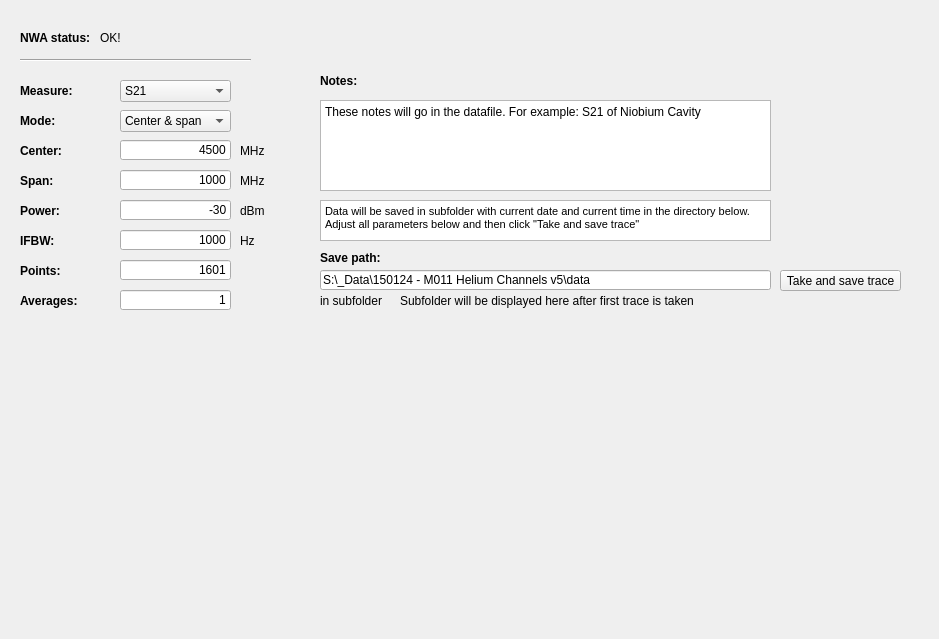
    <widget class="QWidget" name="tab_nwa">
     <attribute name="title">
      <string>NWA basics</string>
     </attribute>
     <widget class="QLineEdit" name="lineEdit_nwa_savepath">
      <property name="geometry">
       <rect>
        <x>320</x>
        <y>270</y>
        <width>451</width>
        <height>20</height>
       </rect>
      </property>
      <property name="text">
       <string>S:\_Data\150124 - M011 Helium Channels v5\data</string>
      </property>
     </widget>
     <widget class="QLabel" name="label_31">
      <property name="geometry">
       <rect>
        <x>20</x>
        <y>30</y>
        <width>91</width>
        <height>16</height>
       </rect>
      </property>
      <property name="font">
       <font>
        <weight>75</weight>
        <bold>true</bold>
       </font>
      </property>
      <property name="text">
       <string>NWA status: </string>
      </property>
     </widget>
     <widget class="QLabel" name="label_32">
      <property name="geometry">
       <rect>
        <x>320</x>
        <y>250</y>
        <width>121</width>
        <height>16</height>
       </rect>
      </property>
      <property name="font">
       <font>
        <weight>75</weight>
        <bold>true</bold>
       </font>
      </property>
      <property name="text">
       <string>Save path: </string>
      </property>
     </widget>
     <widget class="QPushButton" name="pushButton_nwa_takesave">
      <property name="geometry">
       <rect>
        <x>780</x>
        <y>270</y>
        <width>121</width>
        <height>21</height>
       </rect>
      </property>
      <property name="text">
       <string>Take and save trace</string>
      </property>
     </widget>
     <widget class="CurveWidget" name="curvewidget_nwa">
      <property name="geometry">
       <rect>
        <x>30</x>
        <y>330</y>
        <width>900</width>
        <height>300</height>
       </rect>
      </property>
      <property name="orientation">
       <enum>Qt::Horizontal</enum>
      </property>
     </widget>
     <widget class="QLabel" name="label_nwa_status">
      <property name="geometry">
       <rect>
        <x>100</x>
        <y>30</y>
        <width>151</width>
        <height>16</height>
       </rect>
      </property>
      <property name="font">
       <font>
        <weight>50</weight>
        <bold>false</bold>
       </font>
      </property>
      <property name="text">
       <string>OK!</string>
      </property>
     </widget>
     <widget class="QLabel" name="label_nwa_save_name">
      <property name="geometry">
       <rect>
        <x>400</x>
        <y>290</y>
        <width>321</width>
        <height>21</height>
       </rect>
      </property>
      <property name="font">
       <font>
        <weight>50</weight>
        <bold>false</bold>
       </font>
      </property>
      <property name="text">
       <string>Subfolder will be displayed here after first trace is taken</string>
      </property>
     </widget>
     <widget class="QLineEdit" name="lineEdit_nwa_center_or_start">
      <property name="geometry">
       <rect>
        <x>120</x>
        <y>140</y>
        <width>111</width>
        <height>20</height>
       </rect>
      </property>
      <property name="inputMask">
       <string/>
      </property>
      <property name="text">
       <string>4500</string>
      </property>
      <property name="alignment">
       <set>Qt::AlignRight|Qt::AlignTrailing|Qt::AlignVCenter</set>
      </property>
     </widget>
     <widget class="QComboBox" name="comboBox_nwa_mode">
      <property name="geometry">
       <rect>
        <x>120</x>
        <y>110</y>
        <width>111</width>
        <height>22</height>
       </rect>
      </property>
      <item>
       <property name="text">
        <string>Center &amp; span</string>
       </property>
      </item>
      <item>
       <property name="text">
        <string>Start &amp; stop</string>
       </property>
      </item>
     </widget>
     <widget class="QLabel" name="label_nwa_mode">
      <property name="geometry">
       <rect>
        <x>20</x>
        <y>110</y>
        <width>91</width>
        <height>21</height>
       </rect>
      </property>
      <property name="font">
       <font>
        <weight>75</weight>
        <bold>true</bold>
       </font>
      </property>
      <property name="text">
       <string>Mode:</string>
      </property>
     </widget>
     <widget class="QLabel" name="label_nwa_center_or_start">
      <property name="geometry">
       <rect>
        <x>20</x>
        <y>140</y>
        <width>91</width>
        <height>21</height>
       </rect>
      </property>
      <property name="font">
       <font>
        <weight>75</weight>
        <bold>true</bold>
       </font>
      </property>
      <property name="text">
       <string>Center:</string>
      </property>
     </widget>
     <widget class="QLabel" name="label_nwa_span_or_stop">
      <property name="geometry">
       <rect>
        <x>20</x>
        <y>170</y>
        <width>91</width>
        <height>21</height>
       </rect>
      </property>
      <property name="font">
       <font>
        <weight>75</weight>
        <bold>true</bold>
       </font>
      </property>
      <property name="text">
       <string>Span: </string>
      </property>
     </widget>
     <widget class="QLineEdit" name="lineEdit_nwa_span_or_stop">
      <property name="geometry">
       <rect>
        <x>120</x>
        <y>170</y>
        <width>111</width>
        <height>20</height>
       </rect>
      </property>
      <property name="inputMask">
       <string/>
      </property>
      <property name="text">
       <string>1000</string>
      </property>
      <property name="alignment">
       <set>Qt::AlignRight|Qt::AlignTrailing|Qt::AlignVCenter</set>
      </property>
     </widget>
     <widget class="QLabel" name="label_nwa_power">
      <property name="geometry">
       <rect>
        <x>20</x>
        <y>200</y>
        <width>91</width>
        <height>21</height>
       </rect>
      </property>
      <property name="font">
       <font>
        <weight>75</weight>
        <bold>true</bold>
       </font>
      </property>
      <property name="text">
       <string>Power:</string>
      </property>
     </widget>
     <widget class="QLabel" name="label_nwa_ifbw">
      <property name="geometry">
       <rect>
        <x>20</x>
        <y>230</y>
        <width>91</width>
        <height>21</height>
       </rect>
      </property>
      <property name="font">
       <font>
        <weight>75</weight>
        <bold>true</bold>
       </font>
      </property>
      <property name="text">
       <string>IFBW:</string>
      </property>
     </widget>
     <widget class="QLineEdit" name="lineEdit_nwa_power">
      <property name="geometry">
       <rect>
        <x>120</x>
        <y>200</y>
        <width>111</width>
        <height>20</height>
       </rect>
      </property>
      <property name="inputMask">
       <string/>
      </property>
      <property name="text">
       <string>-30</string>
      </property>
      <property name="alignment">
       <set>Qt::AlignRight|Qt::AlignTrailing|Qt::AlignVCenter</set>
      </property>
     </widget>
     <widget class="QLineEdit" name="lineEdit_nwa_ifbw">
      <property name="geometry">
       <rect>
        <x>120</x>
        <y>230</y>
        <width>111</width>
        <height>20</height>
       </rect>
      </property>
      <property name="inputMask">
       <string/>
      </property>
      <property name="text">
       <string>1000</string>
      </property>
      <property name="alignment">
       <set>Qt::AlignRight|Qt::AlignTrailing|Qt::AlignVCenter</set>
      </property>
     </widget>
     <widget class="QLabel" name="label_bncrf_frequency_11">
      <property name="geometry">
       <rect>
        <x>240</x>
        <y>170</y>
        <width>81</width>
        <height>21</height>
       </rect>
      </property>
      <property name="font">
       <font>
        <weight>50</weight>
        <bold>false</bold>
       </font>
      </property>
      <property name="text">
       <string>MHz</string>
      </property>
     </widget>
     <widget class="QLabel" name="label_bncrf_frequency_12">
      <property name="geometry">
       <rect>
        <x>240</x>
        <y>200</y>
        <width>81</width>
        <height>21</height>
       </rect>
      </property>
      <property name="font">
       <font>
        <weight>50</weight>
        <bold>false</bold>
       </font>
      </property>
      <property name="text">
       <string>dBm</string>
      </property>
     </widget>
     <widget class="QLabel" name="label_bncrf_frequency_13">
      <property name="geometry">
       <rect>
        <x>240</x>
        <y>230</y>
        <width>81</width>
        <height>21</height>
       </rect>
      </property>
      <property name="font">
       <font>
        <weight>50</weight>
        <bold>false</bold>
       </font>
      </property>
      <property name="text">
       <string>Hz</string>
      </property>
     </widget>
     <widget class="QLabel" name="label_nwa_points">
      <property name="geometry">
       <rect>
        <x>20</x>
        <y>260</y>
        <width>91</width>
        <height>21</height>
       </rect>
      </property>
      <property name="font">
       <font>
        <weight>75</weight>
        <bold>true</bold>
       </font>
      </property>
      <property name="text">
       <string>Points:</string>
      </property>
     </widget>
     <widget class="QLineEdit" name="lineEdit_nwa_points">
      <property name="geometry">
       <rect>
        <x>120</x>
        <y>260</y>
        <width>111</width>
        <height>20</height>
       </rect>
      </property>
      <property name="inputMask">
       <string/>
      </property>
      <property name="text">
       <string>1601</string>
      </property>
      <property name="alignment">
       <set>Qt::AlignRight|Qt::AlignTrailing|Qt::AlignVCenter</set>
      </property>
     </widget>
     <widget class="QLabel" name="label_bncrf_frequency_14">
      <property name="geometry">
       <rect>
        <x>240</x>
        <y>140</y>
        <width>81</width>
        <height>21</height>
       </rect>
      </property>
      <property name="font">
       <font>
        <weight>50</weight>
        <bold>false</bold>
       </font>
      </property>
      <property name="text">
       <string>MHz</string>
      </property>
     </widget>
     <widget class="QLabel" name="label_nwa_avgs">
      <property name="geometry">
       <rect>
        <x>20</x>
        <y>290</y>
        <width>91</width>
        <height>21</height>
       </rect>
      </property>
      <property name="font">
       <font>
        <weight>75</weight>
        <bold>true</bold>
       </font>
      </property>
      <property name="text">
       <string>Averages:</string>
      </property>
     </widget>
     <widget class="QLineEdit" name="lineEdit_nwa_avgs">
      <property name="geometry">
       <rect>
        <x>120</x>
        <y>290</y>
        <width>111</width>
        <height>20</height>
       </rect>
      </property>
      <property name="inputMask">
       <string/>
      </property>
      <property name="text">
       <string>1</string>
      </property>
      <property name="alignment">
       <set>Qt::AlignRight|Qt::AlignTrailing|Qt::AlignVCenter</set>
      </property>
     </widget>
     <widget class="QLabel" name="label_nwa_measure">
      <property name="geometry">
       <rect>
        <x>20</x>
        <y>80</y>
        <width>91</width>
        <height>21</height>
       </rect>
      </property>
      <property name="font">
       <font>
        <weight>75</weight>
        <bold>true</bold>
       </font>
      </property>
      <property name="text">
       <string>Measure:</string>
      </property>
     </widget>
     <widget class="QComboBox" name="comboBox_nwa_measure">
      <property name="geometry">
       <rect>
        <x>120</x>
        <y>80</y>
        <width>111</width>
        <height>22</height>
       </rect>
      </property>
      <item>
       <property name="text">
        <string>S21</string>
       </property>
      </item>
      <item>
       <property name="text">
        <string>S11</string>
       </property>
      </item>
      <item>
       <property name="text">
        <string>S12</string>
       </property>
      </item>
      <item>
       <property name="text">
        <string>S22</string>
       </property>
      </item>
     </widget>
     <widget class="Line" name="line_4">
      <property name="geometry">
       <rect>
        <x>20</x>
        <y>50</y>
        <width>231</width>
        <height>20</height>
       </rect>
      </property>
      <property name="orientation">
       <enum>Qt::Horizontal</enum>
      </property>
     </widget>
     <widget class="QTextEdit" name="textEdit_nwa">
      <property name="geometry">
       <rect>
        <x>320</x>
        <y>200</y>
        <width>451</width>
        <height>41</height>
       </rect>
      </property>
      <property name="readOnly">
       <bool>true</bool>
      </property>
      <property name="html">
       <string>&lt;!DOCTYPE HTML PUBLIC &quot;-//W3C//DTD HTML 4.0//EN&quot; &quot;http://www.w3.org/TR/REC-html40/strict.dtd&quot;&gt;
&lt;html&gt;&lt;head&gt;&lt;meta name=&quot;qrichtext&quot; content=&quot;1&quot; /&gt;&lt;style type=&quot;text/css&quot;&gt;
p, li { white-space: pre-wrap; }
&lt;/style&gt;&lt;/head&gt;&lt;body style=&quot; font-family:'MS Shell Dlg 2'; font-size:8.25pt; font-weight:400; font-style:normal;&quot;&gt;
&lt;p style=&quot; margin-top:0px; margin-bottom:0px; margin-left:0px; margin-right:0px; -qt-block-indent:0; text-indent:0px;&quot;&gt;&lt;span style=&quot; font-size:8pt;&quot;&gt;Data will be saved in subfolder with current date and current time in the directory below. Adjust all parameters below and then click &amp;quot;Take and save trace&amp;quot;&lt;/span&gt;&lt;/p&gt;&lt;/body&gt;&lt;/html&gt;</string>
      </property>
     </widget>
     <widget class="QLabel" name="label_39">
      <property name="geometry">
       <rect>
        <x>320</x>
        <y>290</y>
        <width>121</width>
        <height>21</height>
       </rect>
      </property>
      <property name="font">
       <font>
        <weight>50</weight>
        <bold>false</bold>
       </font>
      </property>
      <property name="text">
       <string>in subfolder</string>
      </property>
     </widget>
     <widget class="QPlainTextEdit" name="plainTextEdit_nwa_notes">
      <property name="geometry">
       <rect>
        <x>320</x>
        <y>100</y>
        <width>451</width>
        <height>91</height>
       </rect>
      </property>
      <property name="plainText">
       <string>These notes will go in the datafile. For example: S21 of Niobium Cavity</string>
      </property>
     </widget>
     <widget class="QLabel" name="label_nwa_measure_2">
      <property name="geometry">
       <rect>
        <x>320</x>
        <y>70</y>
        <width>91</width>
        <height>21</height>
       </rect>
      </property>
      <property name="font">
       <font>
        <weight>75</weight>
        <bold>true</bold>
       </font>
      </property>
      <property name="text">
       <string>Notes:</string>
      </property>
     </widget>
    </widget>
